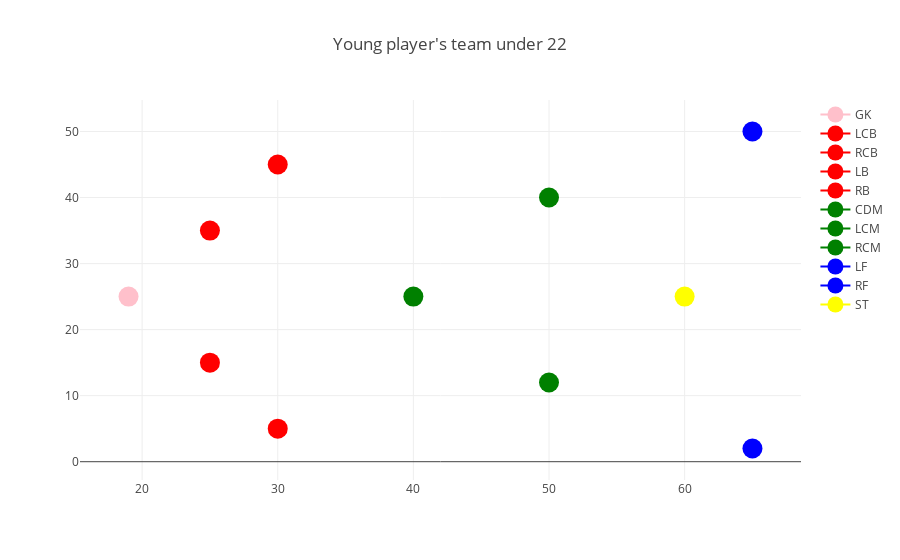

Write notebook code for a chart like this one.
### Code cell
trace1 = {
    'x' : [19],
    'y' : [25],
    'type': 'scatter',
    'name' : 'GK',
    'text': young_team['Name'].where(young_team['Position']=='GK').dropna().values,
    'marker':{'color':'pink','size':20}    
}
trace2 = {
    'x' : [25],
    'y' : [15],
    'type': 'scatter',
    'name' : 'LCB',
    'text': young_team['Name'].where(young_team['Position']=='LCB').dropna().values,
    'marker':{'color':'red','size':20}    
}
trace3 = {
    'x' : [25],
    'y' : [35],
    'type': 'scatter',
    'name' : 'RCB',
    'text': young_team['Name'].where(young_team['Position']=='RCB').dropna().values,
    'marker':{'color':'red','size':20}    
}
trace4 = {
    'x' : [30],
    'y' : [45],
    'type': 'scatter',
    'name' : 'LB',
    'text': young_team['Name'].where(young_team['Position']=='LB').dropna().values,
    'marker':{'color':'red','size':20}    
}
trace5 = {
    'x' : [30],
    'y' : [5],
    'type': 'scatter',
    'name' : 'RB',
    'text': young_team['Name'].where(young_team['Position']=='RB').dropna().values,
    'marker':{'color':'red','size':20}    
}
trace6 = {
    'x' : [40],
    'y' : [25],
    'type': 'scatter',
    'name' : 'CDM',
    'text': young_team['Name'].where(young_team['Position']=='CDM').dropna().values,
    'marker':{'color':'green','size':20}    
}
trace7 = {
    'x' : [50],
    'y' : [40],
    'type': 'scatter',
    'name' : 'LCM',
    'text': young_team['Name'].where(young_team['Position']=='LCM').dropna().values,
    'marker':{'color':'green','size':20}    
}
trace8 = {
    'x' : [50],
    'y' : [12],
    'type': 'scatter',
    'name' : 'RCM',
    'text': young_team['Name'].where(young_team['Position']=='RCM').dropna().values,
    'marker':{'color':'green','size':20}    
}
trace9 = {
    'x' : [65],
    'y' : [50],
    'type': 'scatter',
    'name' : 'LF',
    'text': young_team['Name'].where(young_team['Position']=='LF').dropna().values,
    'marker':{'color':'blue','size':20}    
}
trace10 = {
    'x' : [65],
    'y' : [2],
    'type': 'scatter',
    'name' : 'RF',
    'text': young_team['Name'].where(young_team['Position']=='RF').dropna().values,
    'marker':{'color':'blue','size':20}    
}
trace11 = {
    'x' : [60],
    'y' : [25],
    'type': 'scatter',
    'name' : 'ST',
    'text': young_team['Name'].where(young_team['Position']=='ST').dropna().values,
    'marker':{'color':'yellow','size':20}
}
Layout={
    "title":"Young player's team under 22"
}
data=[trace1,trace2,trace3,trace4,trace5,trace6,trace7,trace8,trace9,trace10,trace11]
fig = go.Figure(data=data, layout=Layout)
iplot(fig)

### Figure 1 — Plotly figure (JSON) as saved in the notebook; plotly's stock layout.template omitted (floating-point values rounded to 4 significant figures)
{"data": [{"marker": {"color": "pink", "size": 20}, "name": "GK", "text": ["G. Donnarumma"], "x": [19], "y": [25], "type": "scatter", "uid": "78935a39-d934-49a5-a0f2-aad379bac8ce"}, {"marker": {"color": "red", "size": 20}, "name": "LCB", "text": ["P. Kimpembe"], "x": [25], "y": [15], "type": "scatter", "uid": "5d06be3e-5a95-4efb-8717-3e00c35a8c23"}, {"marker": {"color": "red", "size": 20}, "name": "RCB", "text": ["D. Sánchez"], "x": [25], "y": [35], "type": "scatter", "uid": "1f24084c-89ed-4753-87f2-3528f07e86fe"}, {"marker": {"color": "red", "size": 20}, "name": "LB", "text": ["L. Hernández"], "x": [30], "y": [45], "type": "scatter", "uid": "09e66c9a-9412-456c-a2d5-19990acc70b3"}, {"marker": {"color": "red", "size": 20}, "name": "RB", "text": ["Odriozola"], "x": [30], "y": [5], "type": "scatter", "uid": "95503aa4-fc25-44ec-b766-346bcf365ec1"}, {"marker": {"color": "green", "size": 20}, "name": "CDM", "text": ["J. Weigl"], "x": [40], "y": [25], "type": "scatter", "uid": "cad1f1a7-02bd-499c-8c2a-34310594fdc8"}, {"marker": {"color": "green", "size": 20}, "name": "LCM", "text": ["D. Alli"], "x": [50], "y": [40], "type": "scatter", "uid": "6fc1c3b4-ec02-4a27-9da9-18d9f2982398"}, {"marker": {"color": "green", "size": 20}, "name": "RCM", "text": ["G. Lo Celso"], "x": [50], "y": [12], "type": "scatter", "uid": "21018d2a-9e2e-46a0-af2d-26c746707548"}, {"marker": {"color": "blue", "size": 20}, "name": "LF", "text": ["F. Amuzu"], "x": [65], "y": [50], "type": "scatter", "uid": "fbe33a37-2144-49e6-8c5e-52ddd547b70d"}, {"marker": {"color": "blue", "size": 20}, "name": "RF", "text": ["Rafa Mir"], "x": [65], "y": [2], "type": "scatter", "uid": "935c3b68-2796-45c7-a722-4fddcfb219df"}, {"marker": {"color": "yellow", "size": 20}, "name": "ST", "text": ["Gabriel Jesus"], "x": [60], "y": [25], "type": "scatter", "uid": "8538bc60-7607-4421-91ec-22cb7b8d384b"}], "layout": {"title": {"text": "Young player's team under 22"}}}
